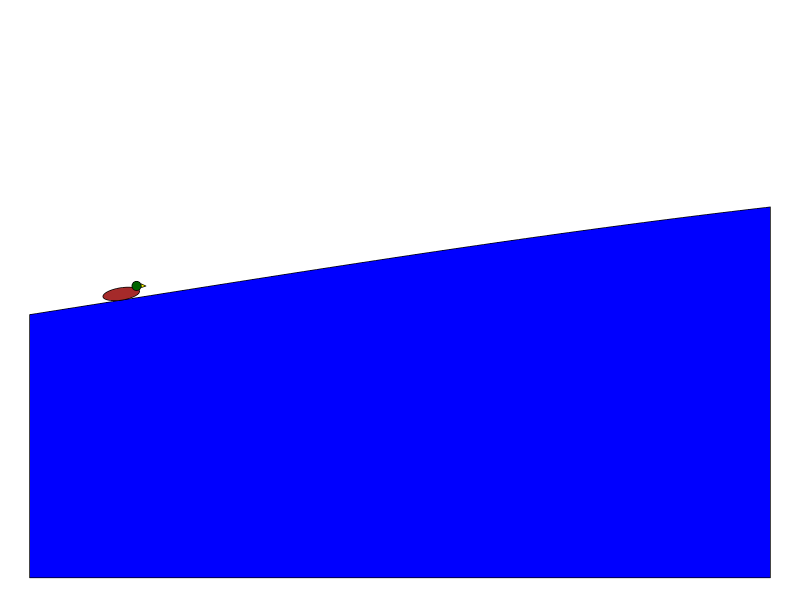
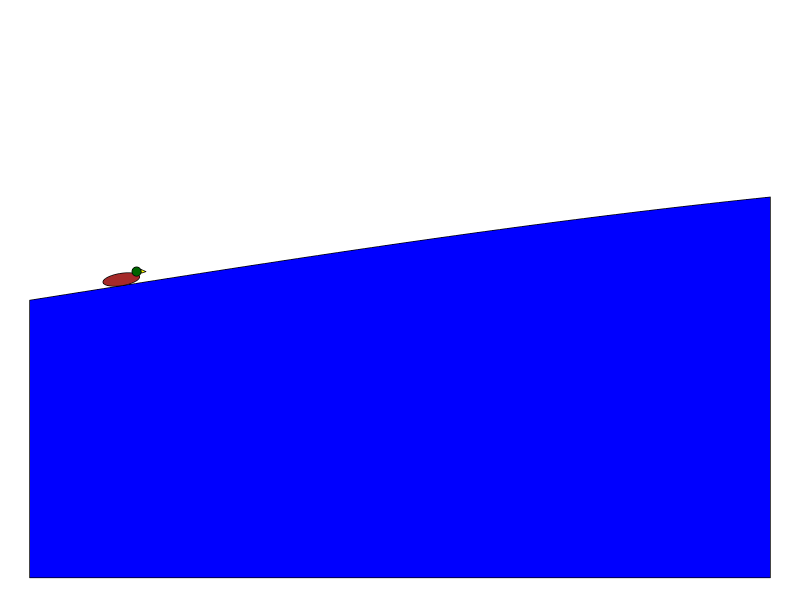
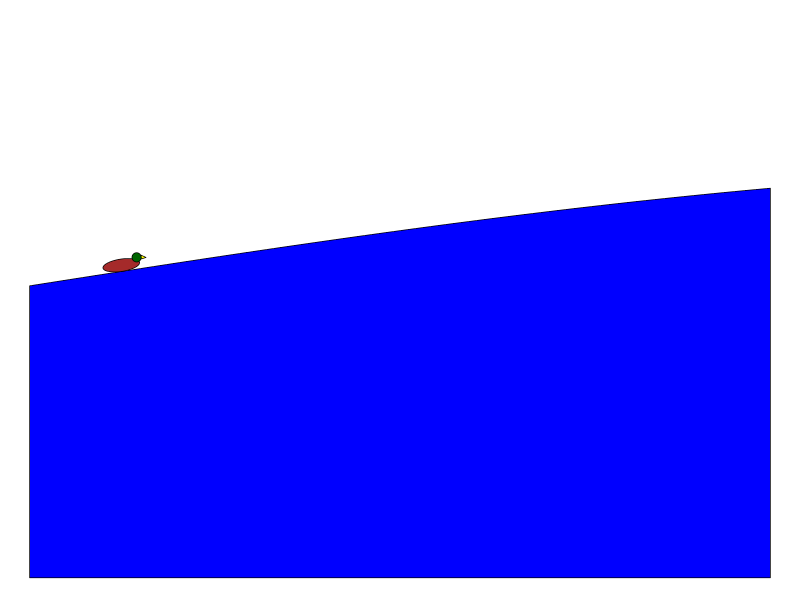
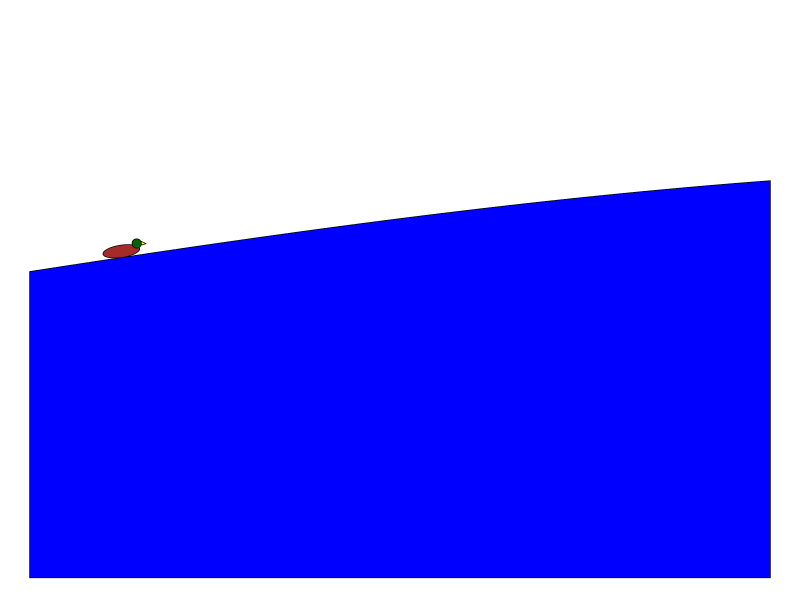
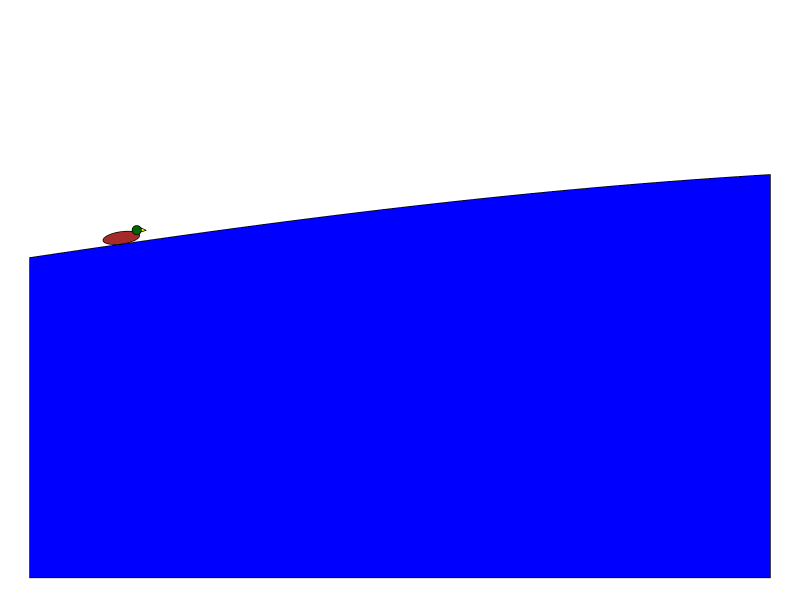
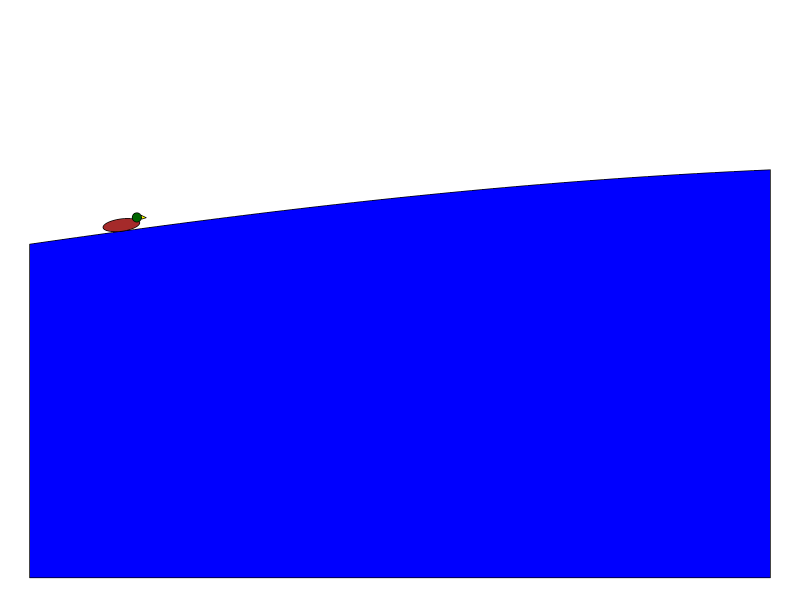
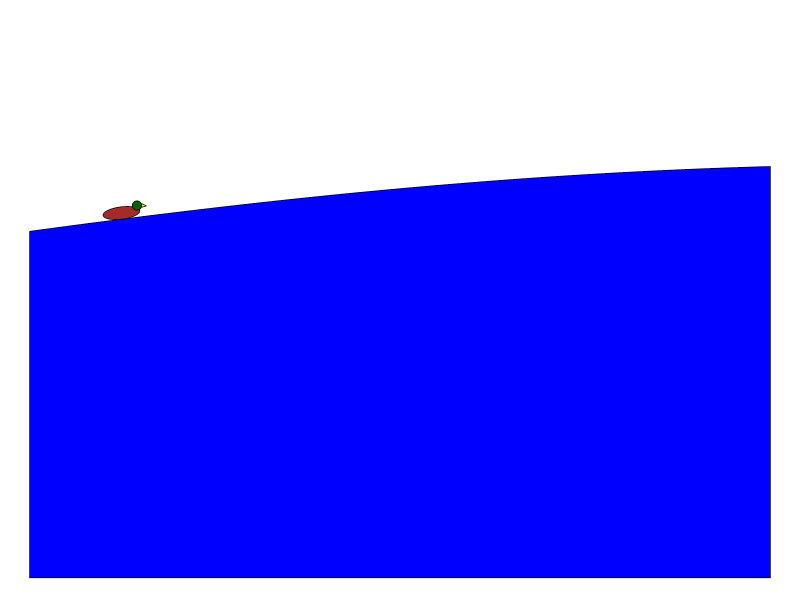
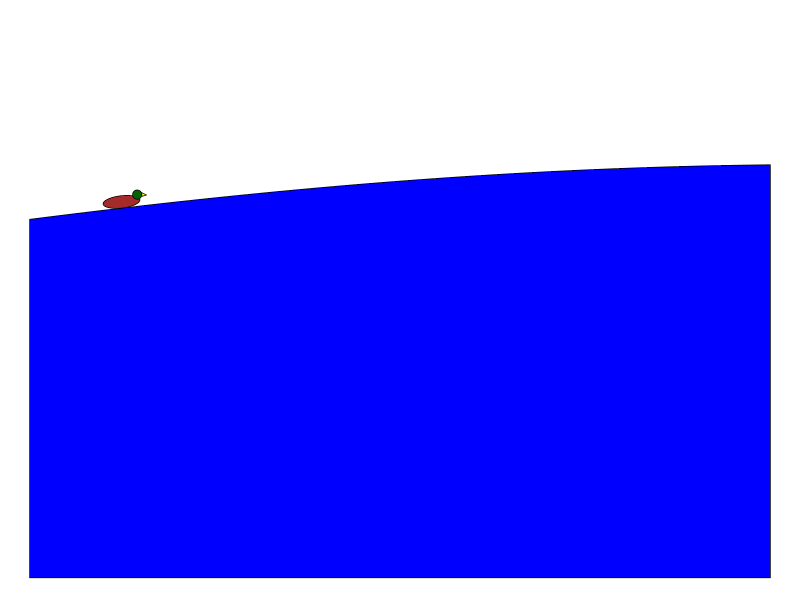

Reproduce these figures in R, in order.
## ---- chunk 1
n = 60
height = runif(1,0.1,4) #meters
wavelength = 24.635*height^0.799073 #meters
period = 0.981497*sqrt(wavelength) #seconds
velocity = wavelength/period #m/s
windspeed = velocity*1.73065 #m/s
interval = period/n

L = signif(wavelength,3)
v = signif(velocity,3)
P = L/v
h = signif(height,3)

str1 = paste0("The wave height equals ",h," meters.")
str2 = paste0("The wavelength equals ",L," meters.")
str3 = paste0("The wave speed equals ",v," meters/second.")
strs = sample(c(str1,str2,str3))

## ---- chunk 2

drawduck = function(x,y,s=0.3,rot=0){
    th = seq(0,2*pi,pi/360)
    x1 = cos(th)*s
    y1 = sin(th)*s/3+s/3
    x1r = x1*cos(rot)-y1*sin(rot)
    y1r = x1*sin(rot)+y1*cos(rot)
    polygon(x1r+x,y1r+y,col="brown",lwd=0.7)
    x2 = cos(pi/4)*s*5/4+cos(th)*s/4
    y2 = sin(pi/4)*s/3*5/4+s/3+sin(th)*s/4
    x2r = x2*cos(rot)-y2*sin(rot)
    y2r = x2*sin(rot)+y2*cos(rot)
    polygon(x2r+x,y2r+y,col="darkgreen",lwd=0.7)
    x3 = cos(pi/4)*s*5/4+s/4+c(0,0,s/4)
    y3 = sin(pi/4)*s/3*5/4+s/3+c(-s/8,s/12,-s/12)
    x3r = x3*cos(rot)-y3*sin(rot)
    y3r = x3*sin(rot)+y3*cos(rot)
    polygon(x3r+x,y3r+y,col="yellow",lwd=0.7)
    
}
for(t in seq(0,period,length.out=n)){
    par(mar=c(0,0,0,0))
    plot(0,0,"n",xlim=c(-1,7),ylim=c(-3,3),asp=1,axes=F,ann=F)
    A = height/2
    B1 = 2*pi/wavelength
    B2 = 2*pi/period
    xx = seq(-1,7,0.01)
    polygon(c(-1,xx,7),c(-3,A*sin(B1*xx+B2*t),-3),col="blue",lwd=0.7)
    rotang = atan(A*B1*cos(B2*t))
    drawduck(0,A*sin(B2*t),0.2,rotang) 
}
